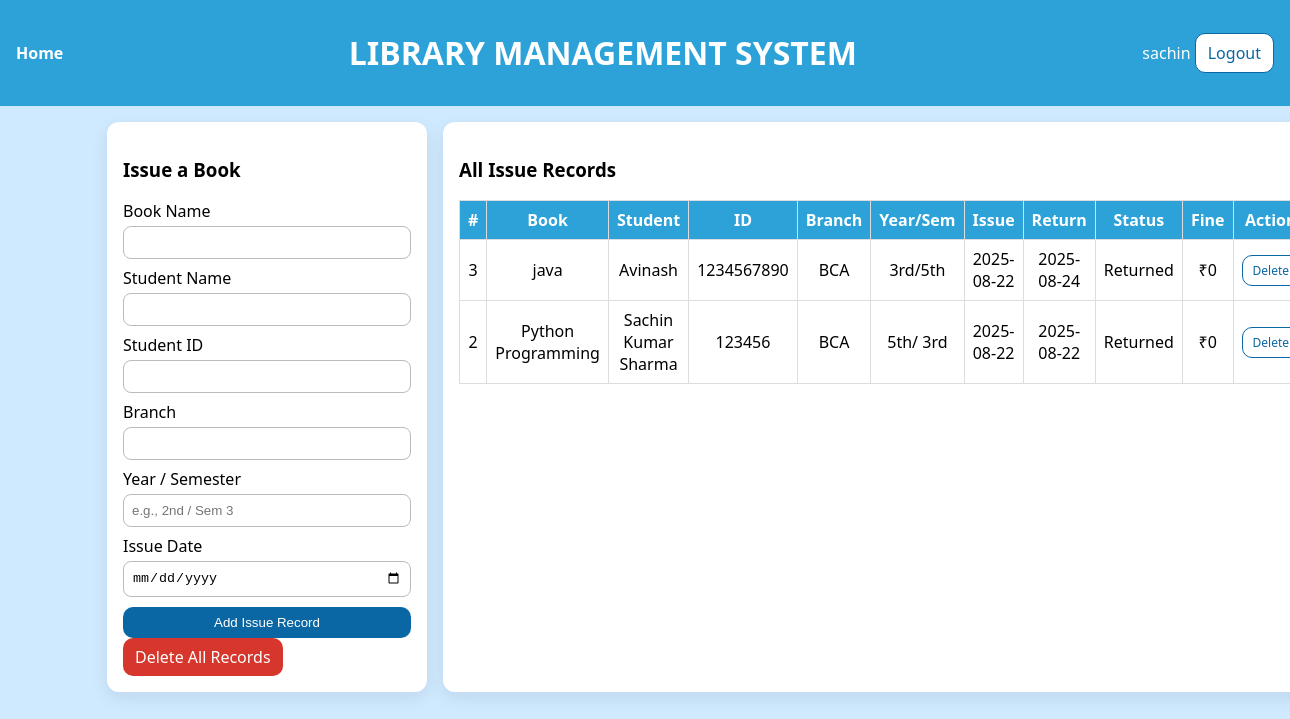
The app's page /dashboard (signed in) with its own data.
### tables this page shows
CREATE TABLE issues(
        id INTEGER PRIMARY KEY AUTOINCREMENT,
        book_name TEXT NOT NULL,
        student_name TEXT NOT NULL,
        student_id TEXT NOT NULL,
        branch TEXT NOT NULL,
        year_semester TEXT NOT NULL,
        issue_date TEXT NOT NULL,
        return_date TEXT,
        fine INTEGER DEFAULT 0,
        status TEXT NOT NULL DEFAULT 'Issued'
    );

### app.py (the view)
@app.route('/dashboard')
@login_required
def dashboard():
    conn = get_db(); c = conn.cursor()
    c.execute('SELECT * FROM issues ORDER BY id DESC')
    rows = c.fetchall(); conn.close()
    return render_template('dashboard.html', rows=rows)

### app.py (called while the page is built)
def get_db():
    conn = sqlite3.connect(DB_PATH)
    conn.row_factory = sqlite3.Row
    return conn

def login_required(fn):
    from functools import wraps
    @wraps(fn)
    def wrapper(*a, **kw):
        if 'user_id' not in session: return redirect(url_for('login'))
        return fn(*a, **kw)
    return wrapper

### templates/dashboard.html (shortened to what this page needs)
{% extends 'layout.html' %}
{% block content %}
<div class='grid'>
  <div class='panel'>
    <h3>Issue a Book</h3>
    <form method='post' action='{{ url_for("create_issue") }}'>
      <label>Book Name</label>
      <input type='text' name='book_name' required>
      <label>Student Name</label>
      <input type='text' name='student_name' required>
      <label>Student ID</label>
      <input type='text' name='student_id' required>
      <label>Branch</label>
      <input type='text' name='branch' required>
      <label>Year / Semester</label>
      <input type='text' name='year_semester' placeholder='e.g., 2nd / Sem 3' required>
      <label>Issue Date</label>
      <input type='date' name='issue_date' required>
      <button class='btn wide' type='submit'>Add Issue Record</button>
    </form>
    <div class='toolbar'>
      <a class='btn danger' href='{{ url_for("delete_all") }}'>Delete All Records</a>
    </div>
  </div>
  <div class='panel'>
    <h3>All Issue Records</h3>
    <div class='table-wrap'>
      <table>
        <thead>
          <tr>
            <th>#</th><th>Book</th><th>Student</th><th>ID</th><th>Branch</th>
            <th>Year/Sem</th><th>Issue</th><th>Return</th><th>Status</th><th>Fine</th><th>Action</th>
          </tr>
        </thead>
        <tbody>
          {% for r in rows %}
          <tr>
            <td>{{ r.id }}</td>
            <td>{{ r.book_name }}</td>
            <td>{{ r.student_name }}</td>
            <td>{{ r.student_id }}</td>
            <td>{{ r.branch }}</td>
            <td>{{ r.year_semester }}</td>
            <td>{{ r.issue_date }}</td>
            <td>{{ r.return_date or '-' }}</td>
            <td>{{ r.status }}</td>
            <td>₹{{ r.fine }}</td>
            <td class='actions'>
              <a class='btn small outline' href='{{ url_for("delete_issue", issue_id=r.id) }}'>Delete</a>
            </td>
          </tr>
          {% endfor %}
        </tbody>
      </table>
    </div>
  </div>
</div>
{% endblock %}

### templates/layout.html (shortened to what this page needs)
<!DOCTYPE html>
<html lang='en'>
<head>
  <link rel='stylesheet' href='{{ url_for("static", filename="style.css") }}'>
</head>
<body>
  <header class='topbar'>
    <a class='brand' href='{{ url_for("home") }}'>Home</a>
    <h1>LIBRARY MANAGEMENT SYSTEM</h1>
    {% if session.get('user_id') %}
      <div class='userbar'>
        <span>{{ session.get('username') }}</span>
        <a class='btn outline' href='{{ url_for("logout") }}'>Logout</a>
      </div>
    {% endif %}
  </header>
  <div class='container'>
    {% block content %}{% endblock %}
  </div>
</body>
</html>

### static/style.css (style rules this page uses)
* { box-sizing:border-box }
body { font-family:system-ui,-apple-system,Segoe UI,Roboto,Arial,sans-serif;margin:0;background:#cfe9ff }
.topbar { display:flex;align-items:center;justify-content:space-between;background:#2da2d8;color:#fff;padding:10px 16px }
.brand { color:#fff;text-decoration:none;font-weight:600 }
.container { max-width:1100px;margin:16px auto;padding:0 12px }
.grid { display:grid;grid-template-columns:320px 1fr;gap:16px }
.panel { background:#fff;border-radius:12px;box-shadow:0 6px 18px rgba(0,0,0,.08);padding:16px }
label { display:block;margin:8px 0 4px }
input,select { width:100%;padding:8px;border:1px solid #bbb;border-radius:8px }
.btn { display:inline-block;background:#0b67a3;color:#fff;text-decoration:none;border:none;border-radius:10px;padding:8px 12px;cursor:pointer }
.btn.outline { background:#fff;color:#0b67a3;border:1px solid #0b67a3 }
.btn.small { padding:6px 10px;font-size:12px }
.btn.danger { background:#d6362b }
.btn.wide { width:100%;margin-top:10px }
.table-wrap { overflow:auto }
table { width:100%;border-collapse:collapse }
th,td { border:1px solid #ddd;padding:8px;text-align:center }
thead th { background:#2da2d8;color:#fff }

### records on screen
issues: id "3", book_name "java", student_name "Avinash", student_id "1234567890", branch "BCA", year_semester "3rd/5th", issue_date "2025-08-22", return_date "2025-08-24", status "Returned", fine "0"
issues: id "2", book_name "Python Programming", student_name "Sachin Kumar Sharma", student_id "123456", branch "BCA", year_semester "5th/ 3rd", issue_date "2025-08-22", return_date "2025-08-22", status "Returned", fine "0"

### other values on screen
{{ session.get('username') }} "sachin"
